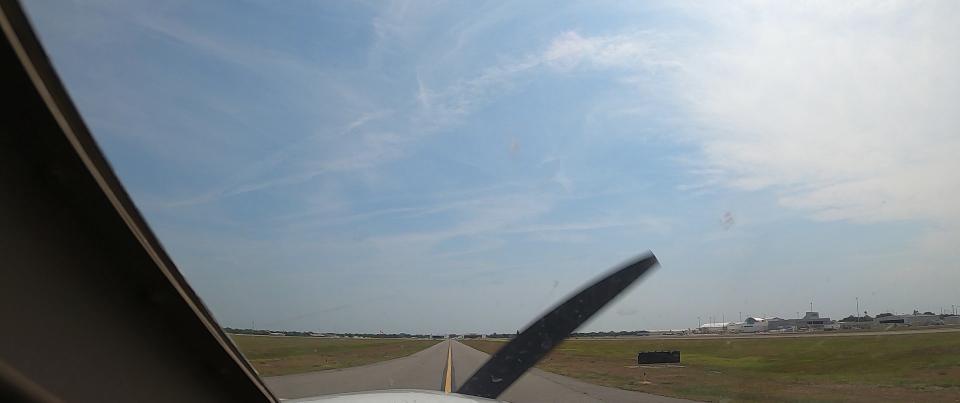
#> input picture data/cropped_images/00002.jpg, 1920 x 805 px, found by its file name (shown at 1/2 size); its folder holds only this picture in this run
$ python testing.py
#> lines starting #> are read from the running program, lines starting #| are printed output that depends on the picture; after the words box and inside, x2 and y2 are one past the last pixel; in counts of white or black regions, pixels touching at a corner belong together
import os
import math
import cv2
import numpy as np
from matplotlib import pyplot as plt  # To show on the screen
from PIL import Image


def PutText(index, pt1):
    cv2.putText(rgb, "line-" + str(index), pt1, cv2.FONT_HERSHEY_SIMPLEX, 0.5, (0, 0, 0), 2)

# Read the image
file = "/home/hafeez/Desktop/cropped_images"

# Define the path to the directory where the cropped images will be saved
output_a = "/home/hafeez/Desktop/edge_images"
output_b = "/home/hafeez/Desktop/all_lines_images"
output_c = "/home/hafeez/Desktop/final_images"
# Create the output directory if it doesn't already exist
if not os.path.exists(output_a):
    os.makedirs(output_a)

if not os.path.exists(output_b):
    os.makedirs(output_b)

if not os.path.exists(output_c):
    os.makedirs(output_c)

for file_name in os.listdir(file):
        x = os.path.join(file, file_name)
        img = cv2.imread(x)
#> img is the input picture: shape (805, 1920, 3); mean B, G, R 146.4, 138.6, 127.5
        rgb2 = cv2.cvtColor(img, cv2.COLOR_BGR2RGB)
        rgb = cv2.cvtColor(img, cv2.COLOR_BGR2RGB)

        # [5 lines of commented-out code are left out]

        gray = cv2.cvtColor(img, cv2.COLOR_BGR2GRAY)
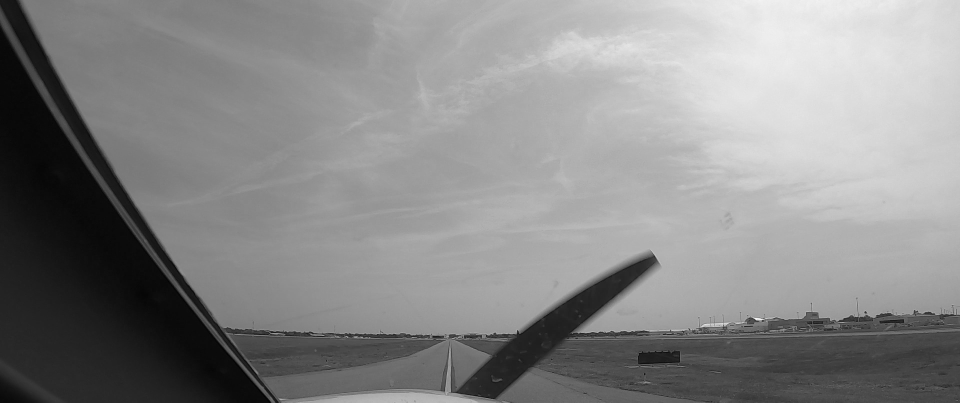
#> gray: shape (805, 1920) (shown at 1/2 size); min 0, max 253, mean 136.1
        edges = cv2.Canny(rgb, 300, 500)
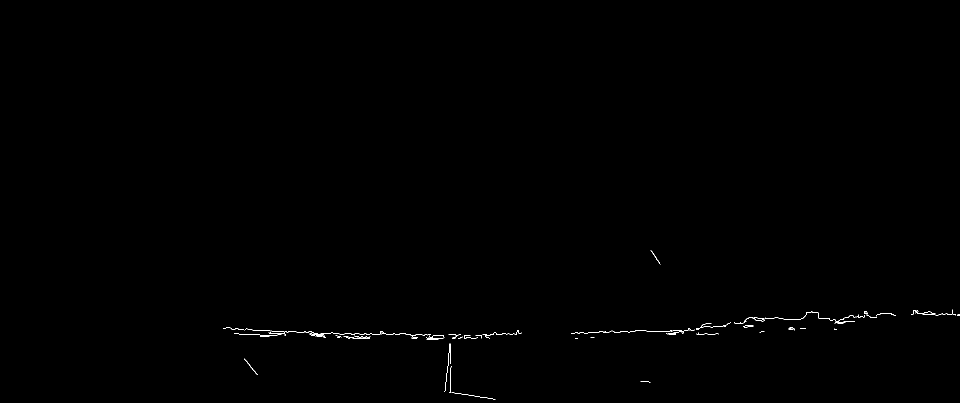
#> edges: shape (805, 1920) (shown at 1/2 size); 0.19% white in thin lines or dots, all inside (x1, y1, x2, y2) = (446, 500, 1920, 799)
        cv2.imwrite(os.path.join(output_a, file_name), edges)
        # [8 lines of commented-out code are left out]
        lines = cv2.HoughLinesP(edges, 1, np.pi / 180, 20, 30, 5)
#> lines = 136 rows, first 6: [1318, 662, 1340, 662], [777, 668, 786, 668], [1530, 637, 1545, 637], [717, 674, 722, 674], [1407, 653, 1420, 653], [1638, 636, 1659, 636]

        im = Image.open(x)
        pix = im.load()

        colors = [
            ("black", (0, 0, 0)),
            ("silver", (192, 192, 192)),
            ("gray", (128, 128, 128)),
            ("light-gray", (191, 191, 191)),
            ("white", (255, 255, 255)),
            ("maroon", (128, 0, 0)),
            ("red", (255, 0, 0)),
            ("purple", (128, 0, 128)),
            ("fuchsia", (255, 0, 255)),
            ("green", (0, 128, 0)),
            ("lime", (0, 255, 0)),
            ("olive", (128, 128, 0)),
            ("yellow", (255, 255, 0)),
            ("navy", (0, 0, 128)),
            ("blue", (0, 0, 255)),
            ("teal", (0, 128, 128)),
            ("aqua", (0, 255, 255)),
            ("test", (183, 135, 84))
        ]

        def distance(a,b):
            dx = a[0]-b[0]
            dy = a[1]-b[1]
            dz = a[2]-b[2]
            return math.sqrt(dx*dx+dy*dy+dz*dz)

        def findclosest(pixel):
            mn = 999999
            for name, rgb in colors:
                d = distance(pixel, rgb)
                if d < mn:
                    mn = d
                    color = name
            return color


        contours, z = cv2.findContours(edges, cv2.RETR_TREE, cv2.CHAIN_APPROX_SIMPLE)
#> contours = 64 contours, 56 with area under 20; largest, box (x1, y1, x2, y2) and area: (1489, 634, 1530, 644) 81, (1507, 635, 1528, 642) 67, (1529, 622, 1730, 647) 50, (1487, 651, 1507, 655) 42, (1487, 651, 1507, 655) 41, (488, 717, 515, 750) 26, (1674, 644, 1688, 647) 24, (641, 665, 862, 672) 20; z = 64 rows, first 6: [1, -1, -1, -1], [2, 0, -1, -1], [3, 1, -1, -1], [4, 2, -1, -1], [5, 3, -1, -1], [6, 4, -1, -1]
        width, height = im.size
#> width = 1920; height = 805

        #drawing all lines
        for line in lines:
            pt1 = (line[0][0], line[0][1])
            pt2 = (line[0][2], line[0][3])
            cv2.line(rgb2, pt1, pt2, (0, 0, 255), 2)
#> this loop made 136 passes
#> (pt1, pt2) on passes 1 to 12: ((1318, 662), (1340, 662)), ((777, 668), (786, 668)), ((1530, 637), (1545, 637)), ((717, 674), (722, 674)), ((1407, 653), (1420, 653)), ((1638, 636), (1659, 636)), ((1235, 664), (1240, 664)), ((668, 667), (688, 668)), ((1198, 663), (1206, 663)), ((928, 670), (940, 670)), ((1488, 654), (1494, 654)), ((823, 677), (833, 677))
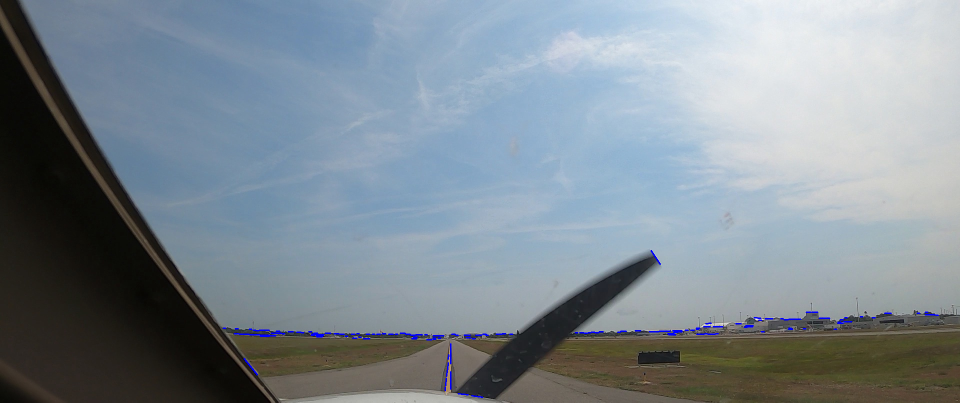
#> rgb2: shape (805, 1920, 3) (shown at 1/2 size); mean R, G, B 127.1, 138.3, 146.9
            # cv2.putText(rgb2, "line-"+str(index), pt1, cv2.FONT_HERSHEY_SIMPLEX, 0.5, (0, 0, 0), 2)
        #plt.title("All lines")
        #plt.imshow(rgb2)  # cmap prevents yellow image
        #plt.show()
        cv2.imwrite(os.path.join(output_b, file_name), rgb2)

        def PutText(index, pt1):
                cv2.putText(rgb, "line-" + str(index), pt1, cv2.FONT_HERSHEY_SIMPLEX, 0.5, (0, 0, 0), 2)

        # Index of the Lines
        index = 0
        all_lines = []
        colored_lines = []

        # Filtering the lines based on color and surrounding pixels
        for line in lines:
            pt1 = (line[0][0], line[0][1])
            pt2 = (line[0][2], line[0][3])
            all_lines.append([index, pt1[0], pt1[1], pt2[0], pt2[1]])

            if pt1[1] < height/2 or pt2[1] < height/2:
                index = index + 1
                continue

            pick_color = "test" #The variable pick_color is being used to specify the color that the code is looking for (In this case it is set to white)
            number_of_pix = 1 #The variable number_of_pix is being used to specify the no. of pixels around staring and ending point of the line that should be checked for the specified color.

    # Original point
            if (findclosest(pix[pt1[0], pt1[1]]) == pick_color or findclosest(pix[pt2[0], pt2[1]]) == pick_color):
                cv2.line(rgb, pt1, pt2, (0, 0, 255), 2)
                colored_lines.append([index, pt1[0], pt1[1], pt2[0], pt2[1]])
                PutText(index, pt1)

            elif(pt1[0] + number_of_pix < width and pt1[1] + number_of_pix < height) and (pt2[0] + number_of_pix < width and pt2[1] + number_of_pix < height):
                for x in range(1, number_of_pix+1):


            # Upper left
                    if (findclosest(pix[pt1[0]-x, pt1[1]-x]) == pick_color or findclosest(pix[pt2[0]-x, pt2[1]-x]) == pick_color):
                        cv2.line(rgb, pt1, pt2, (0, 0, 255), 2)
                        colored_lines.append([index, pt1[0], pt1[1], pt2[0], pt2[1]])
                        PutText(index, pt1)
                        break


            # Upper middle
                    elif (findclosest(pix[pt1[0]-x, pt1[1]]) == pick_color or findclosest(pix[pt2[0]-x, pt2[1]]) == pick_color):
                        cv2.line(rgb, pt1, pt2, (0, 0, 255), 2)
                        colored_lines.append([index, pt1[0], pt1[1], pt2[0], pt2[1]])
                        PutText(index, pt1)
                        break


            # Upper right
                    elif (findclosest(pix[pt1[0]-x, pt1[1]+x]) == pick_color or findclosest(pix[pt2[0]-x, pt2[1]+x]) == pick_color):
                        cv2.line(rgb, pt1, pt2, (0, 0, 255), 2)
                        colored_lines.append([index, pt1[0], pt1[1], pt2[0], pt2[1]])
                        PutText(index, pt1)
                        break


            # left
                    elif (findclosest(pix[pt1[0], pt1[1]-x]) == pick_color or findclosest(pix[pt2[0], pt2[1]-x]) == pick_color):
                        cv2.line(rgb, pt1, pt2, (0, 0, 255), 2)
                        colored_lines.append([index, pt1[0], pt1[1], pt2[0], pt2[1]])
                        PutText(index, pt1)
                        break


            # right
                    elif (findclosest(pix[pt1[0], pt1[1] + x]) == pick_color or findclosest(pix[pt2[0], pt2[1] + x]) == pick_color):
                        cv2.line(rgb, pt1, pt2, (0, 0, 255), 2)
                        colored_lines.append([index, pt1[0], pt1[1], pt2[0], pt2[1]])
                        PutText(index, pt1)
                        break


            #Lower right
                    elif (findclosest(pix[pt1[0]+x, pt1[1]+x]) == pick_color or findclosest(pix[pt2[0]+x, pt2[1]+x]) == pick_color):
                        cv2.line(rgb, pt1, pt2, (0, 0, 255), 2)
                        colored_lines.append([index, pt1[0], pt1[1], pt2[0], pt2[1]])
                        PutText(index, pt1)
                        break


            # lower middle
                    elif (findclosest(pix[pt1[0]+x, pt1[1]]) == pick_color or findclosest(pix[pt2[0]+x, pt2[1]]) == pick_color):
                        cv2.line(rgb, pt1, pt2, (0, 0, 255), 2)
                        colored_lines.append([index, pt1[0], pt1[1], pt2[0], pt2[1]])
                        PutText(index, pt1)
                        break


            # Lower left
                    elif (findclosest(pix[pt1[0] + x, pt1[1]-x]) == pick_color or findclosest(pix[pt2[0] + x, pt2[1]-x]) == pick_color):
                        cv2.line(rgb, pt1, pt2, (0, 0, 255), 2)
                        colored_lines.append([index, pt1[0], pt1[1], pt2[0], pt2[1]])
                        PutText(index, pt1)
                        break

            index = index + 1
#> this loop made 136 passes
#> (pt1, pt2, pick_color, number_of_pix) on pass 1: ((1318, 662), (1340, 662), 'test', 1)
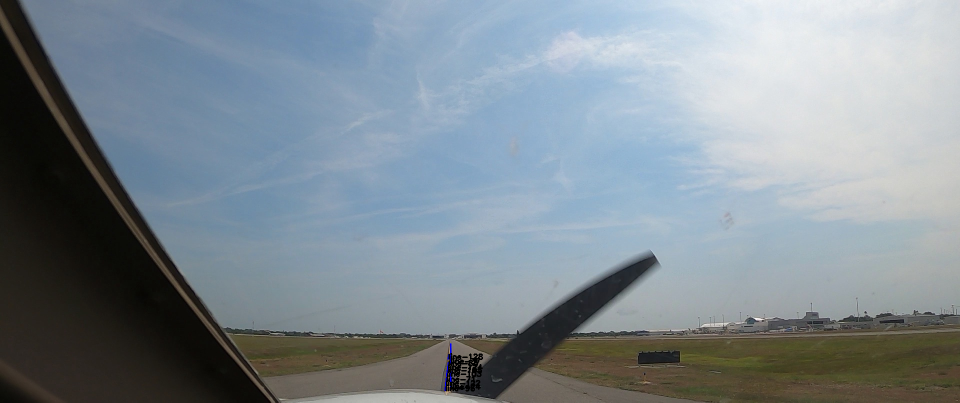
#> rgb: shape (805, 1920, 3) (shown at 1/2 size); mean R, G, B 127.2, 138.4, 146.2


        # Writing the output text file
        save_lines = "/home/hafeez/Desktop/all_lines"
        save_colors = "/home/hafeez/Desktop/colored_lines"
        fold = file_name[:-4] + 'all-lines.txt'
        if not os.path.exists(save_lines):
            os.makedirs(save_lines)

        cold = file_name[:-4] + 'colored-lines.txt'
        if not os.path.exists(save_colors):
            os.makedirs(save_colors)

        a = os.path.join(save_lines, fold)
        with open(a, 'w') as f:
            for line in all_lines:
                f.write("line-" + str(line[0]) + " [" + str(line[1]) + " " + str(line[2]) + " " + str(line[3]) + " " + str(line[4]) + "]\n")
#> this loop made 136 passes
#> line on passes 1 to 12: [0, 1318, 662, 1340, 662], [1, 777, 668, 786, 668], [2, 1530, 637, 1545, 637], [3, 717, 674, 722, 674], [4, 1407, 653, 1420, 653], [5, 1638, 636, 1659, 636], [6, 1235, 664, 1240, 664], [7, 668, 667, 688, 668], [8, 1198, 663, 1206, 663], [9, 928, 670, 940, 670], [10, 1488, 654, 1494, 654], [11, 823, 677, 833, 677]

        b = os.path.join(save_colors, cold)
        with open(b, 'w') as f:
            for line in colored_lines:
                f.write("line-" + str(line[0]) + " [" + str(line[1]) + " " + str(line[2]) + " " + str(line[3]) + " " + str(line[4]) + "]\n")
#> this loop made 10 passes
#> line on passes 1 to 10: [37, 901, 727, 901, 687], [71, 892, 763, 892, 756], [74, 901, 778, 901, 743], [83, 896, 731, 896, 725], [96, 890, 781, 890, 774], [103, 893, 752, 893, 746], [105, 894, 745, 894, 740], [122, 891, 771, 891, 764], [124, 895, 739, 895, 732], [128, 896, 718, 897, 709]


        #plt.title(pick_color+ " Lines" + " " + "("+str(number_of_pix)+") Pixel")
        #plt.imshow(rgb)
        #plt.show()
        cv2.imwrite(os.path.join(output_c, file_name), rgb)

$ run again, on data/cropped_images/00011.jpg
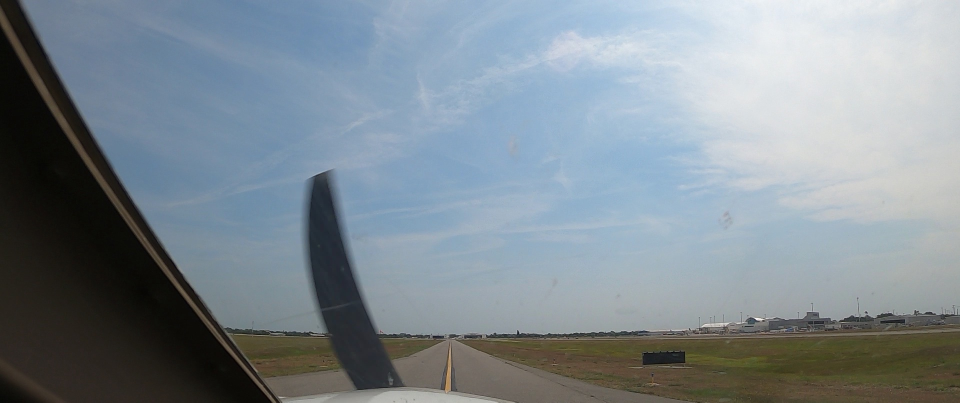
#> input picture data/cropped_images/00011.jpg, 1920 x 805 px, found by its file name (shown at 1/2 size)
#> img is the input picture: shape (805, 1920, 3); mean B, G, R 145.9, 138.2, 127.2
#> `edges = cv2.Canny(rgb, 300, 500)`:
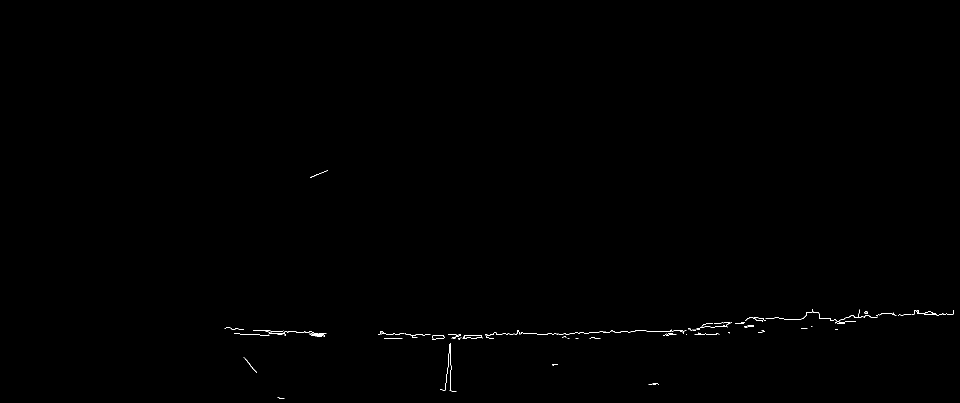
#> edges: shape (805, 1920) (shown at 1/2 size); 0.18% white in thin lines or dots, all inside (x1, y1, x2, y2) = (449, 341, 1908, 797)
#> lines = 131 rows, first 6: [900, 668, 911, 668], [499, 669, 519, 669], [865, 671, 887, 671], [1317, 662, 1341, 662], [1019, 668, 1026, 668], [1495, 651, 1507, 651]
#> contours = 65 contours, 57 with area under 20; largest, box (x1, y1, x2, y2) and area: (925, 670, 965, 678) 193, (928, 670, 964, 678) 186, (864, 671, 889, 680) 136, (865, 671, 889, 679) 133, (1531, 618, 1755, 645) 32, (970, 660, 1210, 672) 25, (487, 714, 514, 746) 22, (1729, 622, 1736, 628) 22; z = 65 rows, first 6: [1, -1, -1, -1], [2, 0, -1, -1], [3, 1, -1, -1], [4, 2, -1, -1], [5, 3, -1, -1], [6, 4, -1, -1]
#> the loop `for line in lines:` made 131 passes
#> the loop `for line in lines:` made 131 passes
#> line on passes 2 to 9: [[499, 669, 519, 669]], [[865, 671, 887, 671]], [[1317, 662, 1341, 662]], [[1019, 668, 1026, 668]], [[1495, 651, 1507, 651]], [[955, 675, 964, 675]], [[1332, 670, 1337, 670]], [[1446, 646, 1457, 645]]
#> after the loop `for line in lines:`:
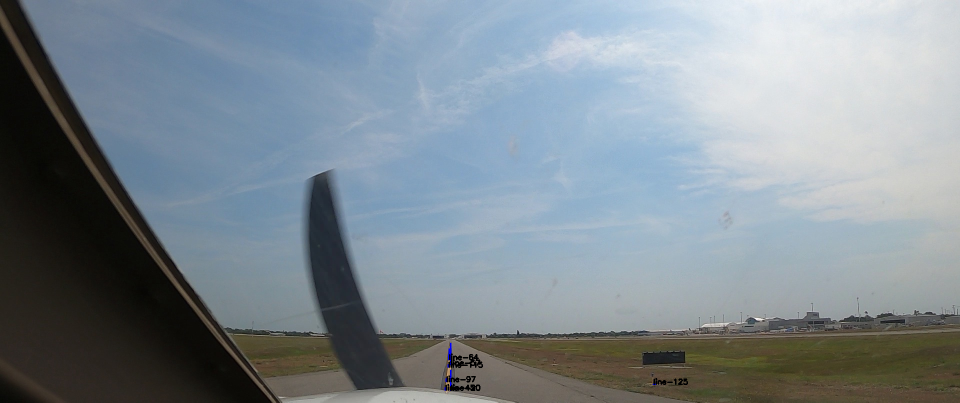
#> rgb: shape (805, 1920, 3) (shown at 1/2 size); mean R, G, B 127, 138, 145.8
#> the loop `for line in all_lines:` made 131 passes
#> line on passes 1 to 8: [0, 900, 668, 911, 668], [1, 499, 669, 519, 669], [2, 865, 671, 887, 671], [3, 1317, 662, 1341, 662], [4, 1019, 668, 1026, 668], [5, 1495, 651, 1507, 651], [6, 955, 675, 964, 675], [7, 1332, 670, 1337, 670]
#> the loop `for line in colored_lines:` made 7 passes
#> line on passes 1 to 7: [20, 901, 780, 901, 740], [45, 890, 780, 890, 775], [57, 901, 730, 901, 686], [64, 897, 719, 898, 697], [97, 892, 763, 892, 757], [115, 896, 734, 896, 729], [125, 1306, 768, 1311, 768]
